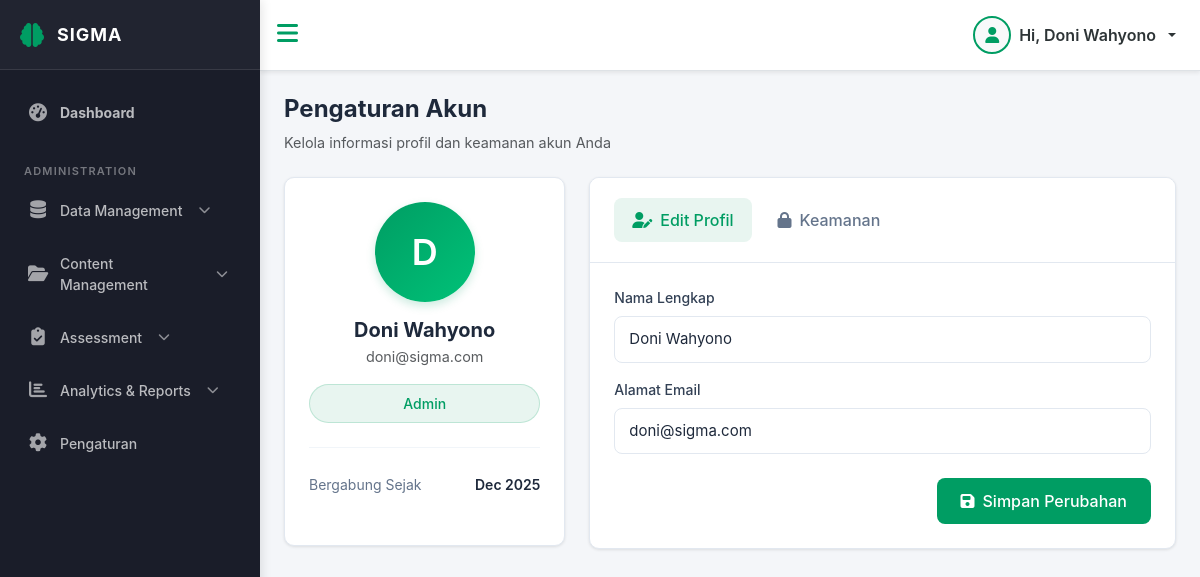
/index.php?url=profile (signed in), run on the app's committed database.
### tables this page shows
CREATE TABLE `users` (
  `id` int(11) NOT NULL,
  `name` varchar(100) NOT NULL,
  `email` varchar(100) NOT NULL,
  `password` varchar(255) NOT NULL,
  `role` enum('admin','user') DEFAULT 'user',
  `balance` int(11) DEFAULT 1000000,
  `created_at` timestamp NOT NULL DEFAULT current_timestamp()
);

### app/controllers/ProfileController.php (called while the page is built, shortened)
<?php
require_once 'app/models/User.php';
class ProfileController
{
    private $userModel;
    public function __construct()
    {
        $db = (new Database())->getConnection();
        $this->userModel = new User($db);
    }
    public function index()
    {
        $data['title'] = 'Pengaturan Akun';
        $data['user_data'] = $this->userModel->getById($_SESSION['user_id']);
        require_once 'app/views/layouts/header.php';
        require_once 'app/views/layouts/sidebar.php';
        require_once 'app/views/layouts/navbar.php';
        require_once 'app/views/profile/index.php';
        require_once 'app/views/layouts/footer.php';
    }
}

### app/models/User.php (called while the page is built, shortened)
<?php
class User
{
    private $conn;
    public function __construct($db)
    {
        $this->conn = $db;
    }
    public function getById($id)
    {
        $query = "SELECT * FROM users WHERE id = :id";
        $stmt = $this->conn->prepare($query);
        $stmt->bindParam(":id", $id);
        $stmt->execute();
        return $stmt->fetch(PDO::FETCH_ASSOC);
    }
}

### app/views/profile/index.php (the view, shortened to what this page needs)
<div class="container-fluid">
    <div class="mb-4">
        <h4 class="fw-bold" style="color: #1e293b;">Pengaturan Akun</h4>
        <p class="text-muted m-0" style="font-size: 0.9rem;">Kelola informasi profil dan keamanan akun Anda</p>
    </div>
    <div class="row">
        <div class="col-md-4">
            <div class="profile-card">
                <div class="profile-card-body text-center">
                    <div class="profile-avatar">
                        <?= strtoupper(substr($data['user_data']['name'], 0, 1)) ?>
                    </div>
                    <h5 class="fw-bold mb-1" style="color: #1e293b;"><?= $data['user_data']['name'] ?></h5>
                    <p class="text-muted mb-3" style="font-size: 0.9rem;"><?= $data['user_data']['email'] ?></p>
                    <div class="role-badge">
                        <?= ucfirst($data['user_data']['role']) ?>
                    </div>
                    <div class="profile-stats mt-4">
                        <div class="stat-item">
                            <span>Bergabung Sejak</span>
                            <span
                                class="stat-value"><?= date('M Y', strtotime($data['user_data']['created_at'])) ?></span>
                        </div>
                    </div>
                </div>
            </div>
        </div>
        <div class="col-md-8">
            <div class="profile-card">
                <div class="profile-card-header">
                    <ul class="nav profile-tabs" id="pills-tab" role="tablist">
                        <li class="nav-item" role="presentation">
                            <button class="nav-link active" id="pills-profile-tab" data-bs-toggle="pill"
                                data-bs-target="#pills-profile" type="button" role="tab">
                                <i class="fas fa-user-edit me-2"></i>Edit Profil
                            </button>
                        </li>
                        <li class="nav-item" role="presentation">
                            <button class="nav-link" id="pills-security-tab" data-bs-toggle="pill"
                                data-bs-target="#pills-security" type="button" role="tab">
                                <i class="fas fa-lock me-2"></i>Keamanan
                            </button>
                        </li>
                    </ul>
                </div>
                <div class="profile-card-body">
                    <div class="tab-content" id="pills-tabContent">
                        <div class="tab-pane fade show active" id="pills-profile" role="tabpanel">
                            <form id="form-profile">
                                <div class="mb-3">
                                    <label class="profile-label">Nama Lengkap</label>
                                    <input type="text" name="name" class="profile-input"
                                        value="<?= htmlspecialchars($data['user_data']['name']) ?>" required>
                                </div>
                                <div class="mb-4">
                                    <label class="profile-label">Alamat Email</label>
                                    <input type="email" name="email" class="profile-input"
                                        value="<?= htmlspecialchars($data['user_data']['email']) ?>" required>
                                </div>
                                <div class="text-end">
                                    <button type="submit" class="btn-primary-custom">
                                        <i class="fas fa-save me-2"></i>Simpan Perubahan
                                    </button>
                                </div>
                            </form>
                        </div>
                    </div>
                </div>
            </div>
        </div>
    </div>
</div>
<link rel="stylesheet" href="/sigma/public/css/profile.css">

### public/css/style.css (style rules this page uses)
:root { --main-bg-color: #009d63; --main-text-color: #009d63; --second-text-color: #6b7280; --second-bg-color: #e8f5f0; --sidebar-width: 260px; --primary-color: #009d63; --primary-light: #10b981; --primary-dark: #047857; --danger-color: #dc2626; --warning-color: #f59e0b; --info-color: #3b82f6; --success-color: #16a34a; --bg-light: #f8fafc; --bg-gray: #f1f5f9; --border-color: #e2e8f0; --text-dark: #1e293b; --text-muted: #64748b; --card-shadow: 0 1px 3px rgba(0, 0, 0, 0.1); --card-shadow-hover: 0 4px 12px rgba(0, 0, 0, 0.12); }
* { margin: 0; padding: 0; box-sizing: border-box; }
html, body { height: 100%; overflow-x: hidden; font-family: 'Inter', -apple-system, BlinkMacSystemFont, 'Segoe UI', sans-serif; background-color: var(--bg-light); }
.container-fluid { padding: 24px; max-width: 100%; overflow-x: hidden; }
html { scroll-behavior: smooth; }

### public/css/profile.css (style rules this page uses)
.profile-card { background: #ffffff; border-radius: 10px; border: 1px solid #e2e8f0; box-shadow: 0 1px 3px rgba(0, 0, 0, 0.1); margin-bottom: 24px; overflow: hidden; }
.profile-card-header { background-color: #ffffff; border-bottom: 1px solid #e2e8f0; padding: 20px 24px; }
.profile-card-body { padding: 24px; }
.profile-avatar { width: 100px; height: 100px; background: linear-gradient(135deg, #009d63 0%, #00c278 100%); color: white; border-radius: 50%; display: flex; align-items: center; justify-content: center; font-size: 36px; font-weight: 600; margin: 0 auto 16px; box-shadow: 0 4px 10px rgba(0, 157, 99, 0.2); }
.profile-label { font-weight: 500; color: #334155; font-size: 0.875rem; margin-bottom: 8px; display: block; }
.profile-input { width: 100%; border: 1px solid #e2e8f0; border-radius: 8px; padding: 11px 14px; font-size: 0.9375rem; background-color: #ffffff; transition: all 0.2s ease; color: #1e293b; }
.profile-tabs .nav-link { color: #64748b; font-weight: 500; border: none; border-radius: 8px; padding: 10px 18px; margin-right: 8px; transition: all 0.2s ease; }
.profile-tabs .nav-link.active { background-color: #e8f5f0; color: #009d63; }
.btn-primary-custom { background-color: #009d63; border: none; padding: 11px 24px; font-weight: 500; border-radius: 8px; color: white; transition: all 0.2s ease; }
.role-badge { background-color: #e8f5f0; color: #009d63; border: 1px solid #009d6330; padding: 8px 16px; border-radius: 20px; font-weight: 500; font-size: 0.875rem; }
.profile-stats { padding: 16px 0; border-top: 1px solid #f1f5f9; }
.profile-stats .stat-item { display: flex; justify-content: space-between; align-items: center; padding: 10px 0; color: #64748b; font-size: 0.875rem; }
.profile-stats .stat-value { font-weight: 600; color: #1e293b; }

### data on the page
users: name "D", name "Doni Wahyono", email "doni@sigma.com", role "Admin", created_at "Dec 2025"

### other printed values
$_SESSION['name'] "Doni Wahyono"
